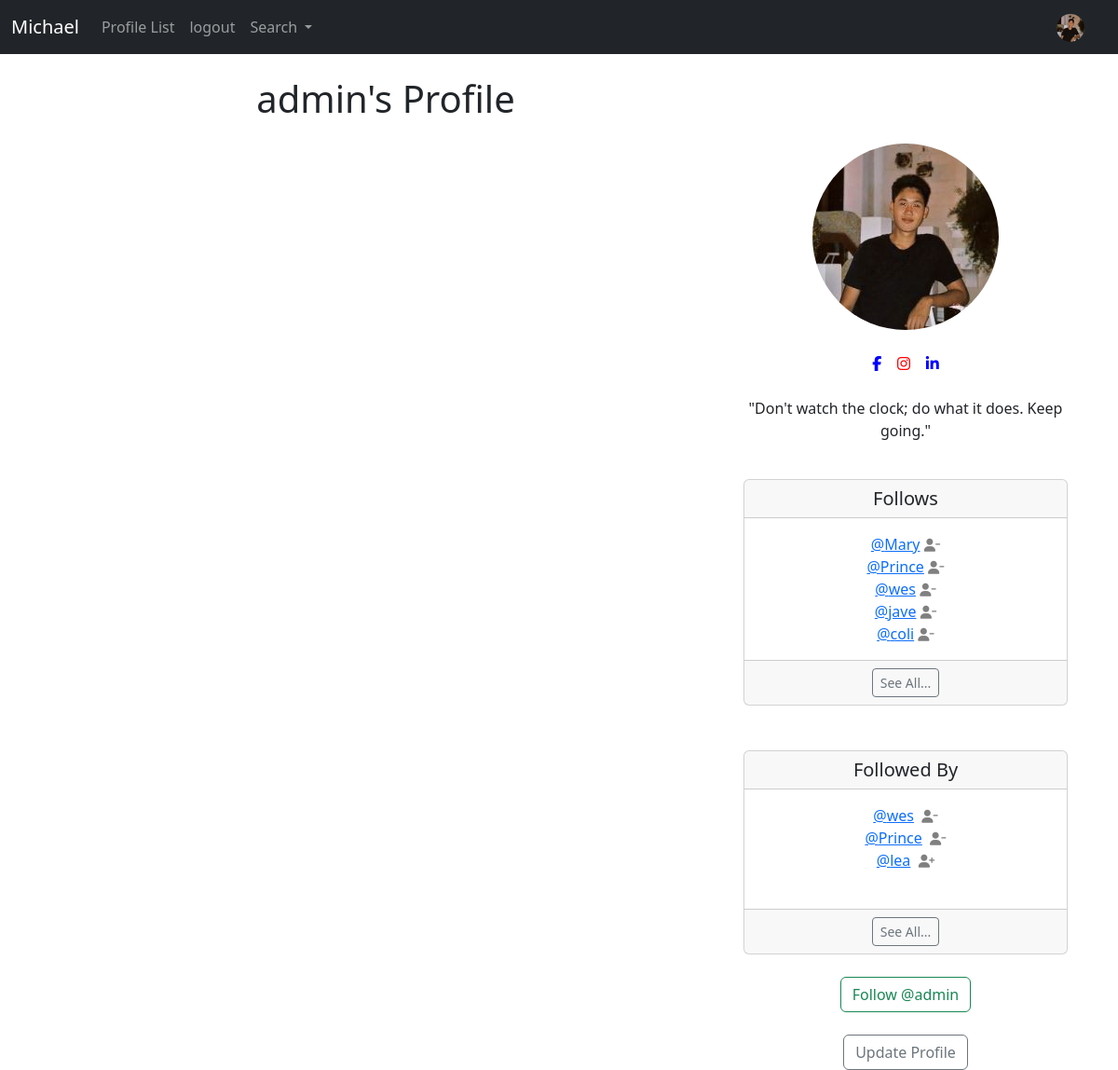
Screenshot of /profile/1 (signed in) with the database file from the repository.
### michael/models.py (models this page shows)
class Profile(models.Model):
    user = models.OneToOneField(User, on_delete=models.CASCADE)
    follows = models.ManyToManyField('self',
        related_name="followed_by",
        symmetrical=False,
        blank=True)
    date_modified = models.DateTimeField(auto_now=True)
    profile_image = models.ImageField(null=True, blank=True, upload_to="images/")
    profile_bio = models.CharField(null=True, blank=True, max_length=500)
    homepage_link = models.CharField(null=True, blank=True, max_length=100)
    facebook_link = models.CharField(null=True, blank=True, max_length=100)
    instagram_link = models.CharField(null=True, blank=True, max_length=100)
    linkedin_link = models.CharField(null=True, blank=True, max_length=100)
    def __str__(self):
        return self.user.username

### michael/views.py (the view, shortened to what this page needs)
# urls.py: path('profile/<int:pk>', views.profile, name='profile'),
def profile(request, pk):
    if request.user.is_authenticated:
        profile = Profile.objects.get(user_id=pk)
        meeps = Meep.objects.filter(user_id=pk).order_by("-created_at")
        return render(request, "profile.html", {"profile": profile, "meeps": meeps})
    else:
        messages.success(request, "You Must Be Logged In To View This Page...")
        return redirect('home')

### michael/templates/profile.html (shortened to what this page needs)
{% extends 'base.html' %}
{% load static %}
{% block content %}
{% if profile %}
    <div class="container text-center">
        <div class="row">
            <div class=col-8>
                <h1>{{ profile.user.username }}'s Profile</h1>
                <br/>
            </div>
            <div class="col-4">
                <br/><br/><br/>
                {% if profile.profile_image %}
                <img src="{{ profile.profile_image.url }}"
                 class="rounded-circle">
                <br/><br/>
                {% endif %}
                {% if profile.facebook_link %}
                    <a href="{{ profile.facebook_link }}"target="new">
                        <i class="fa-brands fa-facebook-f" style="color:blue"></i></a>
                {% endif %}
                {% if profile.instagram_link %}
                    <a href="{{ profile.instagram_link }}"target="new">
                        <i class="fa-brands fa-instagram" style="color:red"></i></a>
                {% endif %}
                {% if profile.linkedin_link %}
                    <a href="{{ profile.linkedin_link }}"target="new">
                        <i class="fa-brands fa-linkedin-in" style="color:blue"></i></a>
                {% endif %}
<br/><br/>
{% if profile.profile_bio %}
    <p align="center">
       {{profile.profile_bio}}
    </p>
{% endif %}
<br/>
    <div class="card">
  <h5 class="card-header">Follows</h5>
  <div class="card-body">
    <p class="card-text">
            {% for following in profile.follows.all %}
                <a href="{% url 'profile' following.user.id %}">@{{ following }}</a>
                <a href="{% url 'unfollow' following.user.id %}">
                <i class="fa fa-user-minus small" style="color:gray"></i></a>
                <br/>
            {% endfor %}
    </p>
  </div>
  <div class="card-footer">
    <a href="{% url 'follows' profile.user.id %}" class="btn btn-sm btn-outline-secondary">See All...</a>
  </div>
</div>
            <br/><br/>
            <div class="card">
                <h5 class="card-header">Followed By</h5>
                <div class="card-body">
                <p class="card-text">
                    {% for following in profile.followed_by.all|slice:3 %}
                            <a href="{% url 'profile' following.user.id %}">@{{ following }}</a>&nbsp;
                            {% if following in profile.follows.all %}
                              <a href="{% url 'unfollow' following.user.id %}">
                              <i class="fa fa-user-minus small" style="color:gray"></i></a>
                            {% else %}
                              <a href="{% url 'follow' following.user.id %}">
                              <i class="fa fa-user-plus small" style="color:gray"></i></a>
                            {% endif%}
                            <br/>
                        {% endfor %}
                        <br/>
                </p>
                </div>
                <div class="card-footer">
                    <a href="{% url 'followers' profile.user.id %}" class="btn btn-sm btn-outline-secondary">See All...</a>
                  </div>
            </div>
<br/>
<form method=POST>
{% if profile in user.profile.follows.all %}
    <button class="btn btn-outline-danger" name="follow"
    value="unfollow" type="submit">
        Unfollow @{{ profile.user.username|lower}}
    </button>
{% else %}
    <button class="btn btn-outline-success" name="follow"
    value="follow" type="submit">
    Follow @{{ profile.user.username|lower}}
    </button>
{% endif %}
</form>
<br/>
    {% if request.user.id == profile.user.id %}
        <a href="{% url 'update_user' %}" class="btn btn-outline-secondary">Update Profile</a>
    {% endif %}
            </div>
        </div>
    </div>
{% endif %}
{% endblock %}

### michael/templates/navbar.html (shortened to what this page needs)
{% load static %}
<nav class="navbar navbar-expand-lg navbar-dark bg-dark">
    <div class="container-fluid">
      <a class="navbar-brand" href="{% url 'home' %}">Michael</a>
      <div class="collapse navbar-collapse" id="navbarSupportedContent">
        <ul class="navbar-nav me-auto mb-2 mb-lg-0">
          <li class="nav-item">
            <a class="nav-link"
            href="{% url 'profile_list' %}">Profile List</a>
          </li>
          {% if user.is_authenticated %}
          <li class="nav-item">
            <a class="nav-link"
            href="{% url 'logout' %}">logout</a>
          </li>
          {% endif %}
        <li class="nav-item dropdown">
            <a class="nav-link dropdown-toggle" href="#" role="button" data-bs-toggle="dropdown" aria-expanded="false">
              Search
            </a>
          </li>
        </ul>
        {% if user.is_authenticated %}
          <ul class="navbar-nav ml-auto">
            <li class="nav-link navbar-brand">
              <a href="{% url 'profile' request.user.id %}">
{% if user.profile.profile_image %}
<img src="{{ user.profile.profile_image.url }}" class="rounded-circle" width=30>
{% else %}
    <img src="{% static 'images/avatar.png' %}" class="img-fluid rounded-circle" alt="Profile Image" width=30>
{% endif %}
              </a>
            </li>
          </ul>
        {% endif %}
      </div>
    </div>
</nav>

### rows the page displays
Profile: user.username "admin", profile_image (picture), profile_bio "\"Don't watch the clock; do what it does. Keep going.\""
Profile: user.username "Mary"
Profile: user.username "Prince"
Profile: user.username "wes"
Profile: user.username "jave"
Profile: user.username "coli"
Profile: user.username "lea"
